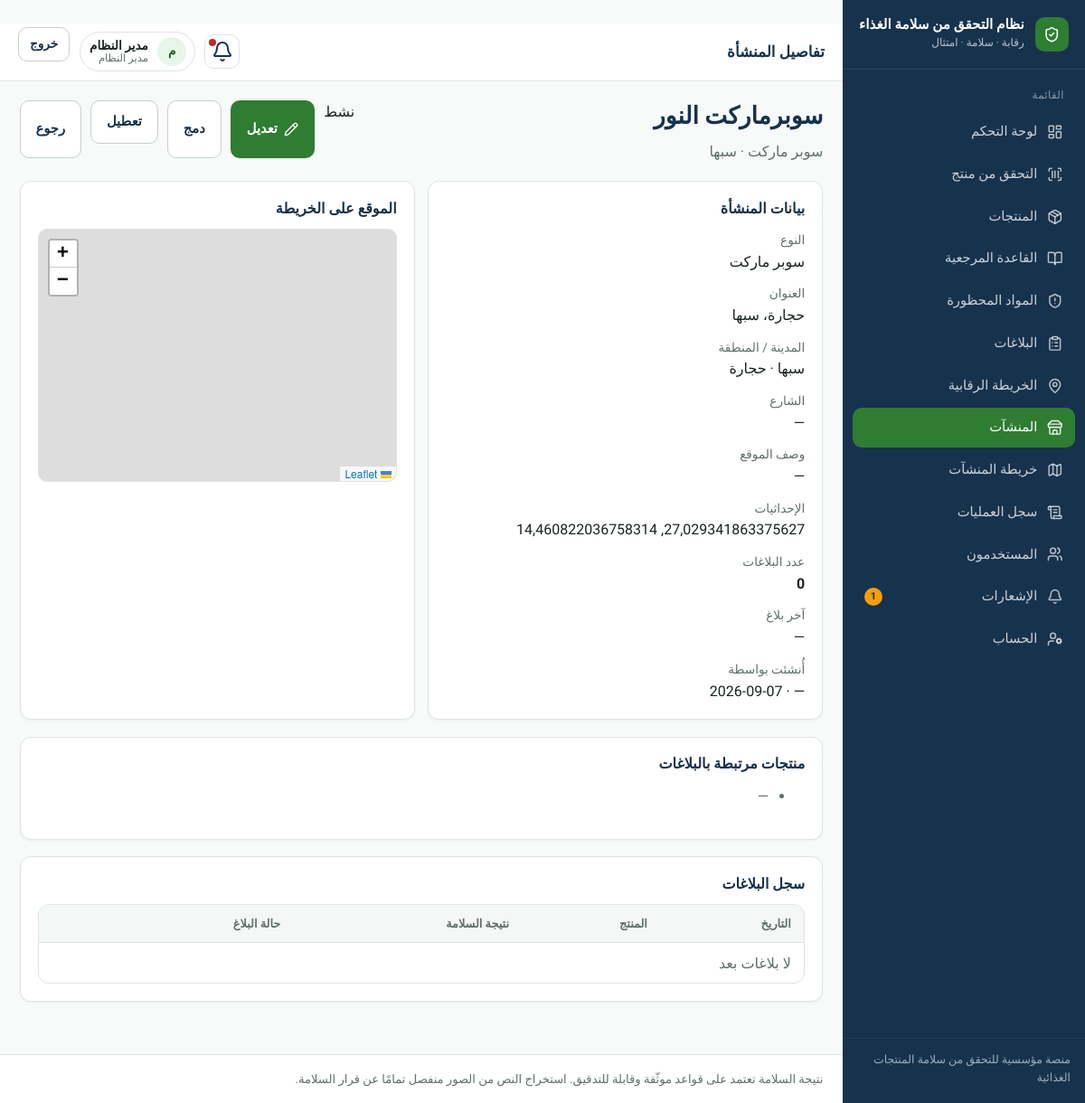
The app's page /stores/9756cda1-6bfb-4838-b899-2b8bf14c1031/ (signed in) with its own data.
### apps/accounts/models.py (models this page shows, shortened)
class User(AbstractUser):
    id = models.UUIDField(primary_key=True, default=uuid.uuid4, editable=False)
    full_name = models.CharField("الاسم الكامل", max_length=150, blank=True)
    phone = models.CharField("الهاتف", max_length=20, blank=True, null=True, unique=True)
    role = models.CharField(
        max_length=32,
        choices=Role.choices,
        default=Role.USER,
        db_index=True,
    )
    preferred_language = models.CharField(
        max_length=2,
        choices=[("ar", "العربية"), ("en", "English")],
        default="ar",
    )
    is_active = models.BooleanField(default=True)
    class Meta:
        verbose_name = "مستخدم"
        verbose_name_plural = "المستخدمون"
        ordering = ["-date_joined"]
    @property
    def can_manage_stores(self):
        return self.role in {Role.ADMIN, Role.INSPECTOR}

### apps/stores/models.py (models this page shows, shortened)
class Store(models.Model):
    class Status(models.TextChoices):
        NEW = "NEW", "جديد"
        ACTIVE = "ACTIVE", "نشط"
        UNDER_REVIEW = "UNDER_REVIEW", "قيد المراجعة"
        VERIFIED = "VERIFIED", "معتمد"
        INACTIVE = "INACTIVE", "غير نشط"
    class EstablishmentType(models.TextChoices):
        GROCERY = "GROCERY", "بقالة"
        SUPERMARKET = "SUPERMARKET", "سوبر ماركت"
        BAKERY = "BAKERY", "مخبز"
        RESTAURANT = "RESTAURANT", "مطعم"
        CAFE = "CAFE", "مقهى"
        SWEETS = "SWEETS", "محل حلويات"
        BUTCHER = "BUTCHER", "جزارة"
        FOOD_SHOP = "FOOD_SHOP", "محل مواد غذائية"
        FACTORY = "FACTORY", "مصنع أغذية"
        WAREHOUSE = "WAREHOUSE", "مستودع مواد غذائية"
        FAST_FOOD = "FAST_FOOD", "مطعم وجبات سريعة"
        JUICE = "JUICE", "محل عصائر"
        OTHER = "OTHER", "أخرى"
    id = models.UUIDField(primary_key=True, default=uuid.uuid4, editable=False)
    name = models.CharField("اسم المنشأة", max_length=200, db_index=True)
    name_normalized = models.CharField(max_length=200, blank=True, db_index=True)
    owner_name = models.CharField(max_length=200, blank=True)
    phone = models.CharField(max_length=20, blank=True)
    address = models.TextField("العنوان", blank=True)
    city = models.CharField("المدينة", max_length=100, blank=True, db_index=True)
    district = models.CharField("المنطقة", max_length=100, blank=True)
    street = models.CharField("الشارع", max_length=200, blank=True)
    location_description = models.CharField("وصف الموقع", max_length=255, blank=True)
    latitude = models.FloatField(null=True, blank=True)
    longitude = models.FloatField(null=True, blank=True)
    establishment_type = models.CharField(
        "نوع المنشأة",
        max_length=32,
        choices=EstablishmentType.choices,
        blank=True,
        db_index=True,
    )
    custom_type = models.CharField(
        "نوع مخصص",
        max_length=100,
        blank=True,
        help_text="يُستخدم عند اختيار «أخرى»",
    )
    business_type = models.CharField(max_length=100, blank=True)
    license_number = models.CharField(max_length=100, blank=True)
    status = models.CharField(
        max_length=20,
        choices=Status.choices,
        default=Status.NEW,
        db_index=True,
    )
    merged_into = models.ForeignKey(
        "self",
        on_delete=models.SET_NULL,
        null=True,
        blank=True,
        related_name="merged_from",
    )
    created_by = models.ForeignKey(
        settings.AUTH_USER_MODEL,
        on_delete=models.SET_NULL,
        null=True,
        blank=True,
        related_name="stores_created",
    )
    updated_by = models.ForeignKey(
        settings.AUTH_USER_MODEL,
        on_delete=models.SET_NULL,
        null=True,
        blank=True,
        related_name="stores_updated",
    )
    created_at = models.DateTimeField(auto_now_add=True)
    updated_at = models.DateTimeField(auto_now=True)
    class Meta:
        ordering = ["name"]
        indexes = [
            models.Index(fields=["latitude", "longitude"]),
            models.Index(fields=["status", "establishment_type"]),
        ]
    @property
    def type_display(self) -> str:
        if self.establishment_type == self.EstablishmentType.OTHER and self.custom_type:
            return self.custom_type
        if self.establishment_type:
            return self.get_establishment_type_display()
        return self.business_type or "—"

### apps/stores/views.py (the view)
# urls.py: path("<uuid:store_id>/", views.store_detail, name="detail"),
@login_required
@require_GET
def store_detail(request, store_id):
    store = get_object_or_404(Store, id=store_id)
    complaints = (
        Complaint.objects.filter(store=store)
        .select_related("product", "reporter")
        .order_by("-created_at")
    )
    last = complaints.first()
    products = []
    seen = set()
    for c in complaints:
        if c.product_id and c.product_id not in seen:
            seen.add(c.product_id)
            products.append(c.product)
    last_status = None
    if last and last.safety_result:
        last_status = last.safety_result.get("product_status")
    return render(
        request,
        "stores/detail.html",
        {
            "store": store,
            "complaints": complaints[:50],
            "complaint_count": complaints.count(),
            "last_complaint": last,
            "last_safety_status": last_status,
            "products": products[:20],
            "can_manage": _can_manage(request.user),
        },
    )

### apps/core/context_processors.py (called while the page is built)
def _item(label, url_name, icon, match_prefixes=None):
    return {
        "label": label,
        "url_name": url_name,
        "icon": icon,
        "match_prefixes": match_prefixes or [],
    }

### apps/stores/views.py (called while the page is built)
def _can_manage(user) -> bool:
    return user.is_authenticated and user.can_manage_stores

### templates/stores/detail.html (shortened to what this page needs)
﻿{% extends "base.html" %}
{% load static %}
{% block topbar_title %}تفاصيل المنشأة{% endblock %}
{% block extra_head %}
<link rel="stylesheet" href="https://unpkg.com/leaflet@1.9.4/dist/leaflet.css">
{% endblock %}
{% block content %}
<div class="page-header">
  <div>
    <h1>{{ store.name }}</h1>
    <p class="lead">{{ store.type_display }}{% if store.city %} · {{ store.city }}{% endif %}</p>
  </div>
  <div class="actions">
    <span class="badge">{{ store.get_status_display }}</span>
    {% if can_manage %}
      <a class="btn btn-primary" href="{% url 'stores:edit' store.id %}"><i data-lucide="pencil"></i> تعديل</a>
      <a class="btn btn-secondary" href="{% url 'stores:merge' store.id %}">دمج</a>
      {% if store.status != "INACTIVE" %}
      <form method="post" action="{% url 'stores:deactivate' store.id %}" style="display:inline" onsubmit="return confirm('تعطيل المنشأة؟');">
        <button class="btn btn-secondary" type="submit">تعطيل</button>
      </form>
      {% endif %}
    {% endif %}
    <a class="btn btn-secondary" href="{% url 'stores:list' %}">رجوع</a>
  </div>
</div>
<div class="grid-2 panel">
  <section class="card">
    <h2 class="card-title">بيانات المنشأة</h2>
    <div class="stack" style="margin-top:0.85rem">
      <div><span class="muted small">النوع</span><div>{{ store.type_display }}</div></div>
      <div><span class="muted small">العنوان</span><div>{{ store.address|default:"—" }}</div></div>
      <div><span class="muted small">المدينة / المنطقة</span><div>{{ store.city|default:"—" }}{% if store.district %} · {{ store.district }}{% endif %}</div></div>
      <div><span class="muted small">الشارع</span><div>{{ store.street|default:"—" }}</div></div>
      <div><span class="muted small">وصف الموقع</span><div>{{ store.location_description|default:"—" }}</div></div>
      <div><span class="muted small">الإحداثيات</span>
        <div>{% if store.latitude %}{{ store.latitude }}, {{ store.longitude }}{% else %}—{% endif %}</div>
      </div>
      <div><span class="muted small">عدد البلاغات</span><div><strong>{{ complaint_count }}</strong></div></div>
      <div><span class="muted small">آخر بلاغ</span>
        <div>
          {% if last_complaint %}
            {{ last_complaint.created_at|date:"Y-m-d H:i" }}
            {% if last_safety_status %} · {{ last_safety_status }}{% endif %}
          {% else %}—{% endif %}
        </div>
      </div>
      <div><span class="muted small">أُنشئت بواسطة</span><div>{{ store.created_by|default:"—" }} · {{ store.created_at|date:"Y-m-d" }}</div></div>
    </div>
  </section>
  <section class="card">
    <h2 class="card-title">الموقع على الخريطة</h2>
    {% if store.latitude and store.longitude %}
      <div id="map" style="height:280px;margin-top:0.75rem;border-radius:10px"></div>
    {% else %}
      <p class="muted" style="margin-top:0.85rem">لا إحداثيات مسجّلة.</p>
    {% endif %}
  </section>
</div>
<section class="card panel">
  <h2 class="card-title">منتجات مرتبطة بالبلاغات</h2>
  <ul style="margin-top:0.75rem">
    {% for p in products %}
      <li>{{ p.name_ar }}{% if p.barcode %} <span class="muted">({{ p.barcode }})</span>{% endif %}</li>
    {% empty %}<li class="muted">—</li>{% endfor %}
  </ul>
</section>
<section class="card panel">
  <h2 class="card-title">سجل البلاغات</h2>
  <div class="table-wrap" style="margin-top:0.75rem">
    <table class="table">
      <thead>
        <tr><th>التاريخ</th><th>المنتج</th><th>نتيجة السلامة</th><th>حالة البلاغ</th><th></th></tr>
      </thead>
      <tbody>
        {% for c in complaints %}
        <tr>
          <td>{{ c.created_at|date:"Y-m-d H:i" }}</td>
          <td>{{ c.product.name_ar|default:"—" }}</td>
          <td>{{ c.safety_result.product_status|default:"—" }}</td>
          <td>{{ c.get_status_display }}</td>
          <td><a href="{% url 'complaints:detail' c.id %}">فتح</a></td>
        </tr>
        {% empty %}
        <tr><td colspan="5" class="muted">لا بلاغات بعد</td></tr>
        {% endfor %}
      </tbody>
    </table>
  </div>
</section>
{% endblock %}

### templates/base.html (shortened to what this page needs)
{% load static %}
<!DOCTYPE html>
<html lang="ar" dir="rtl">
<head>
  <link rel="stylesheet" href="{% static 'css/design-system.css' %}">
  {% block extra_head %}{% endblock %}
</head>
<body class="{% block body_class %}{% endblock %}">
{% if use_app_shell %}
  <div class="app-shell">
    <aside class="sidebar" id="sidebar">
      <a class="sidebar-brand" href="{% url 'core:home' %}">
        <span class="brand-mark" aria-hidden="true"><i data-lucide="shield-check"></i></span>
        <span class="brand-text">
          <strong>{{ app_name_ar }}</strong>
          <span>رقابة · سلامة · امتثال</span>
        </span>
      </a>
      <nav class="sidebar-nav" aria-label="القائمة الرئيسية">
        <div class="nav-section">
          <div class="nav-section-title">القائمة</div>
          {% for item in nav_items %}
            <a class="nav-link {% if item.active %}active{% endif %}" href="{{ item.url }}">
              <i data-lucide="{{ item.icon }}"></i>
              <span>{{ item.label }}</span>
              {% if item.url_name == 'notifications:list' and unread_notifications %}
                <span class="nav-badge">{{ unread_notifications }}</span>
              {% endif %}
            </a>
          {% endfor %}
        </div>
      </nav>
      <div class="sidebar-footer">منصة مؤسسية للتحقق من سلامة المنتجات الغذائية</div>
    </aside>
    <div class="main-wrap">
      <header class="topbar">
        <div class="topbar-left">
          <div class="page-title-top">{% block topbar_title %}{{ app_name_ar }}{% endblock %}</div>
        </div>
        <div class="topbar-right">
          <a class="icon-btn" href="{% url 'notifications:list' %}" title="الإشعارات" aria-label="الإشعارات">
            <i data-lucide="bell"></i>
            {% if unread_notifications %}<span class="dot"></span>{% endif %}
          </a>
          <div class="user-chip">
            <span class="user-avatar">{{ user.full_name|default:user.username|make_list|first|upper }}</span>
            <span class="user-meta">
              <strong>{{ user.full_name|default:user.username }}</strong>
              <span>{{ user.get_role_display }}</span>
            </span>
          </div>
          <form method="post" action="{% url 'accounts:logout' %}">
            <button class="btn btn-secondary btn-sm" type="submit">خروج</button>
          </form>
        </div>
      </header>
{% endif %}
      <main class="content"{% if not use_app_shell %} style="max-width:1100px;margin:0 auto"{% endif %}>
        {% block content %}{% endblock %}
      </main>
{% if use_app_shell %}
      <footer class="app-footer">
        نتيجة السلامة تعتمد على قواعد موثّقة وقابلة للتدقيق. استخراج النص من الصور منفصل تمامًا عن قرار السلامة.
      </footer>
    </div>
  </div>
{% else %}
  </div>
{% endif %}
</body>
</html>

### records on screen
User: full_name|make_list "م", full_name "مدير النظام", role "مدير النظام"
Store: name "سوبرماركت النور", type_display "سوبر ماركت", city "سبها", status "نشط", address "حجارة، سبها", district "حجارة", street "—", location_description "—", latitude "27,029341863375627", longitude "14,460822036758314", created_by "—", created_at "2026-09-07"

### other values on screen
{{ app_name_ar }} "نظام التحقق من سلامة الغذاء"
{{ item.label }} "لوحة التحكم" "التحقق من منتج" "المنتجات" "القاعدة المرجعية" "المواد المحظورة" "البلاغات" "الخريطة الرقابية" "المنشآت" "خريطة المنشآت" "سجل العمليات" "المستخدمون" "الإشعارات" "الحساب"
{{ unread_notifications }} "1"
{{ complaint_count }} "0"
